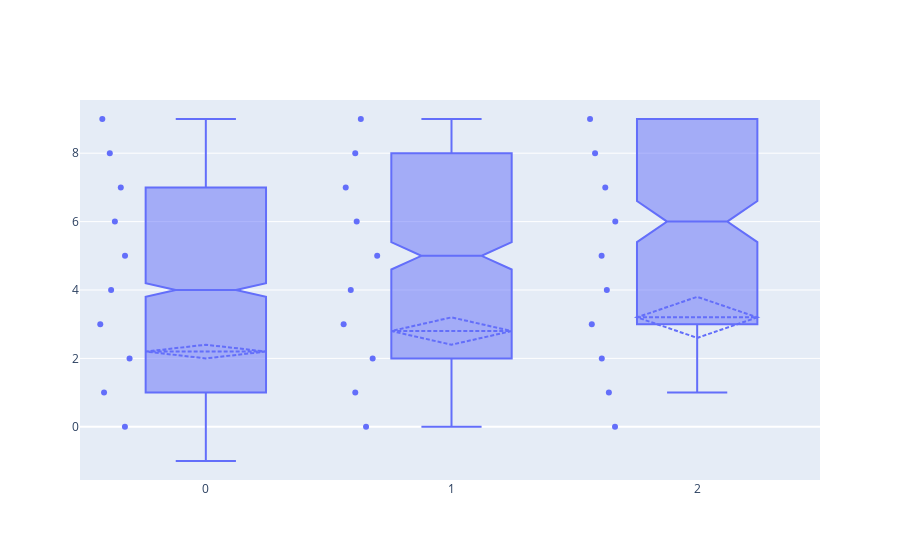

The notebook cell this image was saved under:
### Code cell
fig = go.Figure()

fig.add_trace(go.Box(y=[
        [ 0, 1, 2, 3, 4, 5, 6, 7, 8, 9 ],
        [ 0, 1, 2, 3, 4, 5, 6, 7, 8, 9 ],
        [ 0, 1, 2, 3, 4, 5, 6, 7, 8, 9 ]
      ], name="Precompiled Quartiles"))

fig.update_traces(q1=[ 1, 2, 3 ], median=[ 4, 5, 6 ],
                  q3=[ 7, 8, 9 ], lowerfence=[-1, 0, 1],
                  upperfence=[5, 6, 7], mean=[ 2.2, 2.8, 3.2 ],
                  sd=[ 0.2, 0.4, 0.6 ], notchspan=[ 0.2, 0.4, 0.6 ] )

fig.show()

### Figure 1 — Plotly figure (JSON) as saved in the notebook; plotly's stock layout.template omitted (floating-point values rounded to 4 significant figures)
{"data": [{"lowerfence": [-1, 0, 1], "mean": [2.2, 2.8, 3.2], "median": [4, 5, 6], "name": "Precompiled Quartiles", "notchspan": [0.2, 0.4, 0.6], "q1": [1, 2, 3], "q3": [7, 8, 9], "sd": [0.2, 0.4, 0.6], "type": "box", "upperfence": [5, 6, 7], "y": [[0, 1, 2, 3, 4, 5, 6, 7, 8, 9], [0, 1, 2, 3, 4, 5, 6, 7, 8, 9], [0, 1, 2, 3, 4, 5, 6, 7, 8, 9]]}], "layout": {}}
